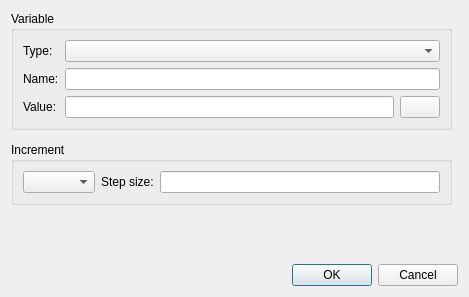
<?xml version="1.0" encoding="UTF-8"?>
<ui version="4.0">
 <class>EditVariableDialog</class>
 <widget class="QDialog" name="EditVariableDialog">
  <property name="geometry">
   <rect>
    <x>0</x>
    <y>0</y>
    <width>469</width>
    <height>297</height>
   </rect>
  </property>
  <property name="windowTitle">
   <string>Dialog</string>
  </property>
  <layout class="QGridLayout" name="gridLayout_2">
   <property name="verticalSpacing">
    <number>12</number>
   </property>
   <item row="1" column="0">
    <widget class="QGroupBox" name="incrementGroup">
     <property name="title">
      <string>Increment</string>
     </property>
     <layout class="QGridLayout" name="gridLayout_3">
      <item row="0" column="0">
       <layout class="QHBoxLayout" name="horizontalLayout_2">
        <item>
         <widget class="QComboBox" name="incrementCombo"/>
        </item>
        <item>
         <widget class="QLabel" name="stepSizeLabel">
          <property name="text">
           <string>Step size:</string>
          </property>
         </widget>
        </item>
        <item>
         <widget class="QLineEdit" name="stepSizeEdit"/>
        </item>
       </layout>
      </item>
     </layout>
    </widget>
   </item>
   <item row="2" column="0">
    <spacer name="verticalSpacer">
     <property name="orientation">
      <enum>Qt::Vertical</enum>
     </property>
     <property name="sizeHint" stdset="0">
      <size>
       <width>20</width>
       <height>40</height>
      </size>
     </property>
    </spacer>
   </item>
   <item row="0" column="0">
    <widget class="QGroupBox" name="groupBox_2">
     <property name="title">
      <string>Variable</string>
     </property>
     <layout class="QGridLayout" name="gridLayout_4">
      <item row="0" column="0">
       <layout class="QGridLayout" name="gridLayout">
        <item row="1" column="1">
         <widget class="QLineEdit" name="nameEdit"/>
        </item>
        <item row="2" column="0">
         <widget class="QLabel" name="label_5">
          <property name="text">
           <string>Value:</string>
          </property>
         </widget>
        </item>
        <item row="1" column="0">
         <widget class="QLabel" name="label">
          <property name="text">
           <string>Name:</string>
          </property>
         </widget>
        </item>
        <item row="0" column="1">
         <widget class="QComboBox" name="typeCombo"/>
        </item>
        <item row="0" column="0">
         <widget class="QLabel" name="label_2">
          <property name="text">
           <string>Type:</string>
          </property>
         </widget>
        </item>
        <item row="2" column="1">
         <layout class="QHBoxLayout" name="horizontalLayout_3">
          <item>
           <widget class="QLineEdit" name="valueEdit"/>
          </item>
          <item>
           <widget class="glabels::ColorButton" name="colorValueButton">
            <property name="text">
             <string notr="true"/>
            </property>
           </widget>
          </item>
         </layout>
        </item>
       </layout>
      </item>
     </layout>
    </widget>
   </item>
   <item row="3" column="0" colspan="2">
    <widget class="QDialogButtonBox" name="buttonBox">
     <property name="orientation">
      <enum>Qt::Horizontal</enum>
     </property>
     <property name="standardButtons">
      <set>QDialogButtonBox::Cancel|QDialogButtonBox::Ok</set>
     </property>
    </widget>
   </item>
  </layout>
 </widget>
 <customwidgets>
  <customwidget>
   <class>glabels::ColorButton</class>
   <extends>QPushButton</extends>
   <header>ColorButton.hpp</header>
   <slots>
    <signal>colorChanged()</signal>
   </slots>
  </customwidget>
 </customwidgets>
 <resources/>
 <connections>
  <connection>
   <sender>buttonBox</sender>
   <signal>accepted()</signal>
   <receiver>EditVariableDialog</receiver>
   <slot>accept()</slot>
   <hints>
    <hint type="sourcelabel">
     <x>236</x>
     <y>287</y>
    </hint>
    <hint type="destinationlabel">
     <x>157</x>
     <y>236</y>
    </hint>
   </hints>
  </connection>
  <connection>
   <sender>buttonBox</sender>
   <signal>rejected()</signal>
   <receiver>EditVariableDialog</receiver>
   <slot>reject()</slot>
   <hints>
    <hint type="sourcelabel">
     <x>304</x>
     <y>287</y>
    </hint>
    <hint type="destinationlabel">
     <x>286</x>
     <y>236</y>
    </hint>
   </hints>
  </connection>
  <connection>
   <sender>typeCombo</sender>
   <signal>currentIndexChanged(int)</signal>
   <receiver>EditVariableDialog</receiver>
   <slot>onTypeComboChanged()</slot>
   <hints>
    <hint type="sourcelabel">
     <x>252</x>
     <y>70</y>
    </hint>
    <hint type="destinationlabel">
     <x>33</x>
     <y>161</y>
    </hint>
   </hints>
  </connection>
  <connection>
   <sender>incrementCombo</sender>
   <signal>currentIndexChanged(int)</signal>
   <receiver>EditVariableDialog</receiver>
   <slot>onIncrementComboChanged()</slot>
   <hints>
    <hint type="sourcelabel">
     <x>100</x>
     <y>223</y>
    </hint>
    <hint type="destinationlabel">
     <x>97</x>
     <y>176</y>
    </hint>
   </hints>
  </connection>
  <connection>
   <sender>stepSizeEdit</sender>
   <signal>textChanged(QString)</signal>
   <receiver>EditVariableDialog</receiver>
   <slot>onStepSizeEditChanged()</slot>
   <hints>
    <hint type="sourcelabel">
     <x>440</x>
     <y>223</y>
    </hint>
    <hint type="destinationlabel">
     <x>333</x>
     <y>166</y>
    </hint>
   </hints>
  </connection>
  <connection>
   <sender>nameEdit</sender>
   <signal>textChanged(QString)</signal>
   <receiver>EditVariableDialog</receiver>
   <slot>onNameEditChanged()</slot>
   <hints>
    <hint type="sourcelabel">
     <x>440</x>
     <y>103</y>
    </hint>
    <hint type="destinationlabel">
     <x>393</x>
     <y>165</y>
    </hint>
   </hints>
  </connection>
  <connection>
   <sender>valueEdit</sender>
   <signal>textChanged(QString)</signal>
   <receiver>EditVariableDialog</receiver>
   <slot>onValueEditChanged()</slot>
   <hints>
    <hint type="sourcelabel">
     <x>318</x>
     <y>129</y>
    </hint>
    <hint type="destinationlabel">
     <x>459</x>
     <y>157</y>
    </hint>
   </hints>
  </connection>
  <connection>
   <sender>colorValueButton</sender>
   <signal>colorChanged()</signal>
   <receiver>EditVariableDialog</receiver>
   <slot>onColorValueButtonChanged()</slot>
   <hints>
    <hint type="sourcelabel">
     <x>406</x>
     <y>114</y>
    </hint>
    <hint type="destinationlabel">
     <x>458</x>
     <y>122</y>
    </hint>
   </hints>
  </connection>
 </connections>
 <slots>
  <slot>onTypeComboChanged()</slot>
  <slot>onValueEditChanged()</slot>
  <slot>onIncrementComboChanged()</slot>
  <slot>onStepSizeEditChanged()</slot>
  <slot>onNameEditChanged()</slot>
  <slot>onColorValueButtonChanged()</slot>
 </slots>
</ui>
